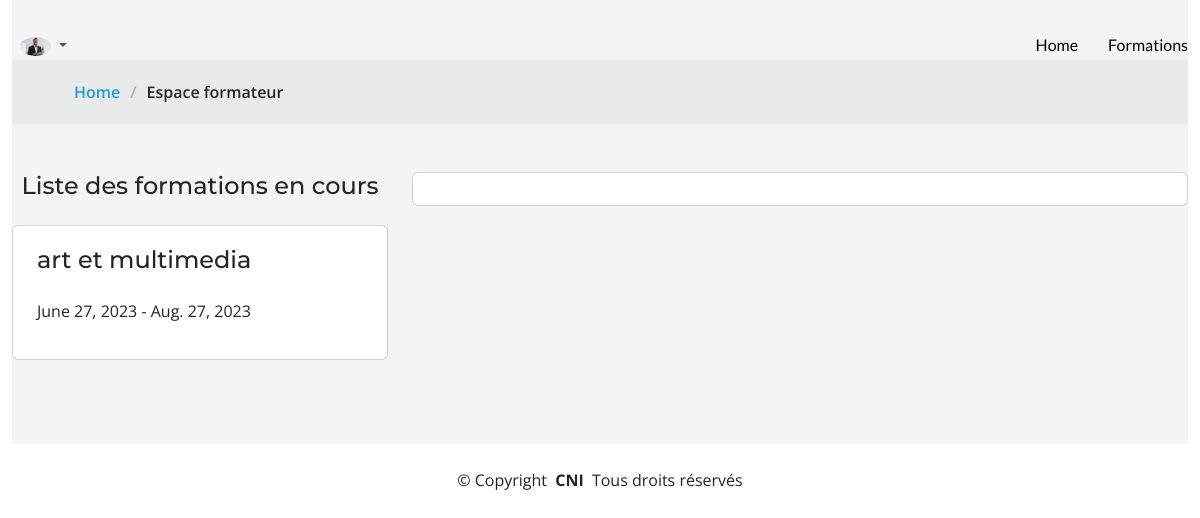
Before: /espaceformateur (signed in) with the older database file.
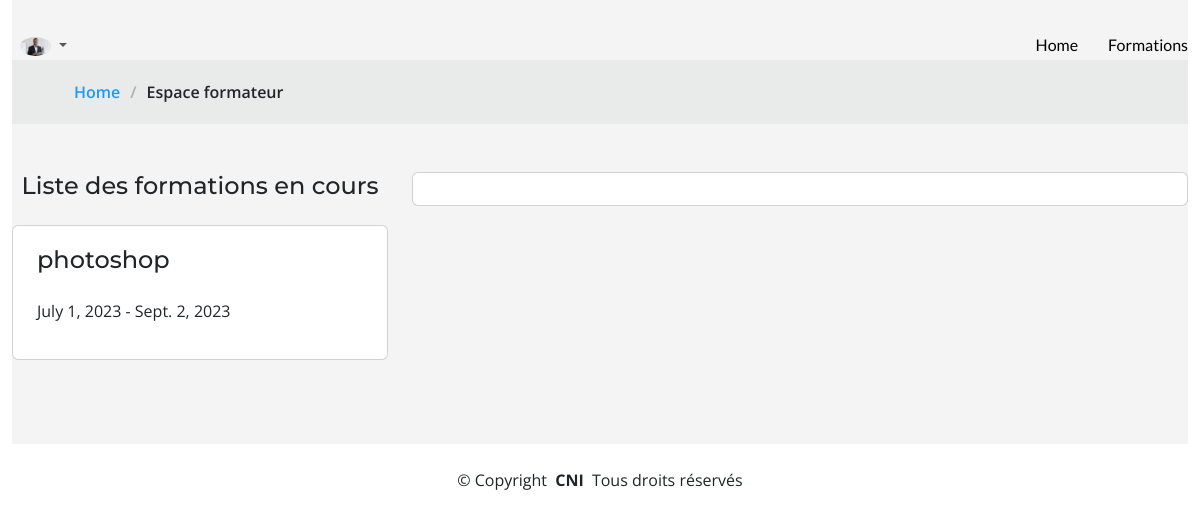
After: the same page with the newer database file.
### formation/models.py (models this page shows)
class formation(models.Model):
    qr = models.TextField()
    titre = models.TextField()
    nbp = models.IntegerField()
    prx = models.FloatField()
    date_deb = models.DateField()
    date_fin = models.DateField()
    formateur = models.ForeignKey(Profile, null=True, on_delete=models.CASCADE, related_name='formations')
    participants = models.JSONField(default=dict)
    evaluation = models.JSONField(default=dict)

### gestionFormation/views.py (the view)
# urls.py: path("espaceformateur", views.cal, name="calendar"),
@user_passes_test(is_formateur)
@custom_login_required
def cal(request):
    today = date.today()
    user = request.user
    formations_list = formation.objects.all()
    matching_formations = []
    form_enc = []
    for form in formations_list:
        if form.formateur == user:
            matching_formations.append(form)
            if form.date_deb <= today <= form.date_fin:
                form_enc.append(form)
    context = {
        "events":matching_formations,
        "enc" : form_enc,
    }
    return render(request,'front/calendrier.html',context)

### gestionFormation/views.py (called while the page is built)
def is_formateur(user):
    return user.is_authenticated and user.role == "Formateur"

### templates/front/calendrier.html (shortened to what this page needs)
{% extends 'baseclient.html' %}
{% load static %}
{% block content %}
<link rel="stylesheet" href="https://cdnjs.cloudflare.com/ajax/libs/fullcalendar/3.9.0/fullcalendar.css" />
<header id="header" class="header fixed-top d-flex align-items-center">
    <div class="container-fluid d-flex align-items-center justify-content-between">
      <nav id="navmenu" class="navmenu">
        <ul>
          <li><a href="{% url 'acc' %}"  style="color: #000000;">Home</a></li>
          <li><a href="{% url 'nosformations' %}">Formations</b></a></li>
        </ul>
      </nav>
      {% if user.is_authenticated %}
      <header class="topbar" data-navbarbg="skin6">
        <nav class="navbar top-navbar navbar-expand-md navbar-light">
            <div class="navbar-collapse collapse navbar-transparent" id="navbarSupportedContent" data-navbarbg="skin5">
              <ul class="navbar-nav float-end">
                  <li class="nav-item dropdown">
                      <a class="nav-link dropdown-toggle text-muted waves-effect waves-dark pro-pic" href="#" id="navbarDropdown" role="button" data-bs-toggle="dropdown" aria-expanded="false">
                          <img src="{{user.img.url}}" alt="user" class="rounded-circle" width="31">
                      </a>
                  </li>
              </ul>
          </div>
        </nav>
    </header>
      {% else %}
      <a  href="{% url 'admin_login' %}" class="btn-getstarted" >Se connecter</a>
      {% endif %}
    </div>
  </header>
  <div class="container-fluid">
    <section id="team" class="team">
        <div data-aos="fade" class="page-title">
            <nav class="breadcrumbs">
              <div class="container">
                <ol>
                  <li><a href="index.html">Home</a></li>
                  <li class="current">Espace formateur</li>
                </ol>
              </div>
            </nav>
          </div>
          <link href="{% static 'assets3/css/main.css'%}" rel="stylesheet">
          <div class="row">
              <div class="col-lg-4 col-xlg-3 col-md-5">
                  <br>
              <br>
              <h4 class="card-subtitle" align="center">Liste des formations en cours</h4>
              <br>
                        {% for u in enc %}
                        <div class="card">
                            <div class="card-body">
                        <a class="list-group-item list-group-item-action d-flex justify-content-between participant-item2" href="#list-item-1" name={{u.id}}>
                            <div class="d-flex px-2 py-1">
                                <div class="d-flex flex-column justify-content-center">
                                    <h4 class="mb-0 text-sm">{{ u.titre }}</h4>
                                    <br>
                                    <p class="post-date">
                                        <span class="widget-49-meeting-time">{{u.date_deb}} - {{u.date_fin}}</span>
                                      </p>
                                </div>
                            </div>
                        </a>
                    </div>
                </div>
                <br>
                        {% endfor %}
              </div>
              <div class="col-lg-8 col-xlg-9 col-md-7">
                  <br>
              <br>
                  <div class="card">
                      <div class="card-body">
                      </div>
                  </div>
              </div>
          </div>
</div>
<div class="container copyright text-center mt-4">
    <p>&copy; <span>Copyright</span> <strong class="px-1">CNI</strong> <span>Tous droits réservés</span></p>
  </div>
{% endblock %}

Changed rows visible on the page:
no longer on this page (row edited): formation: titre "art et multimedia", date_deb "June 27, 2023", date_fin "Aug. 27, 2023"
added formation: titre "photoshop", date_deb "July 1, 2023", date_fin "Sept. 2, 2023"
